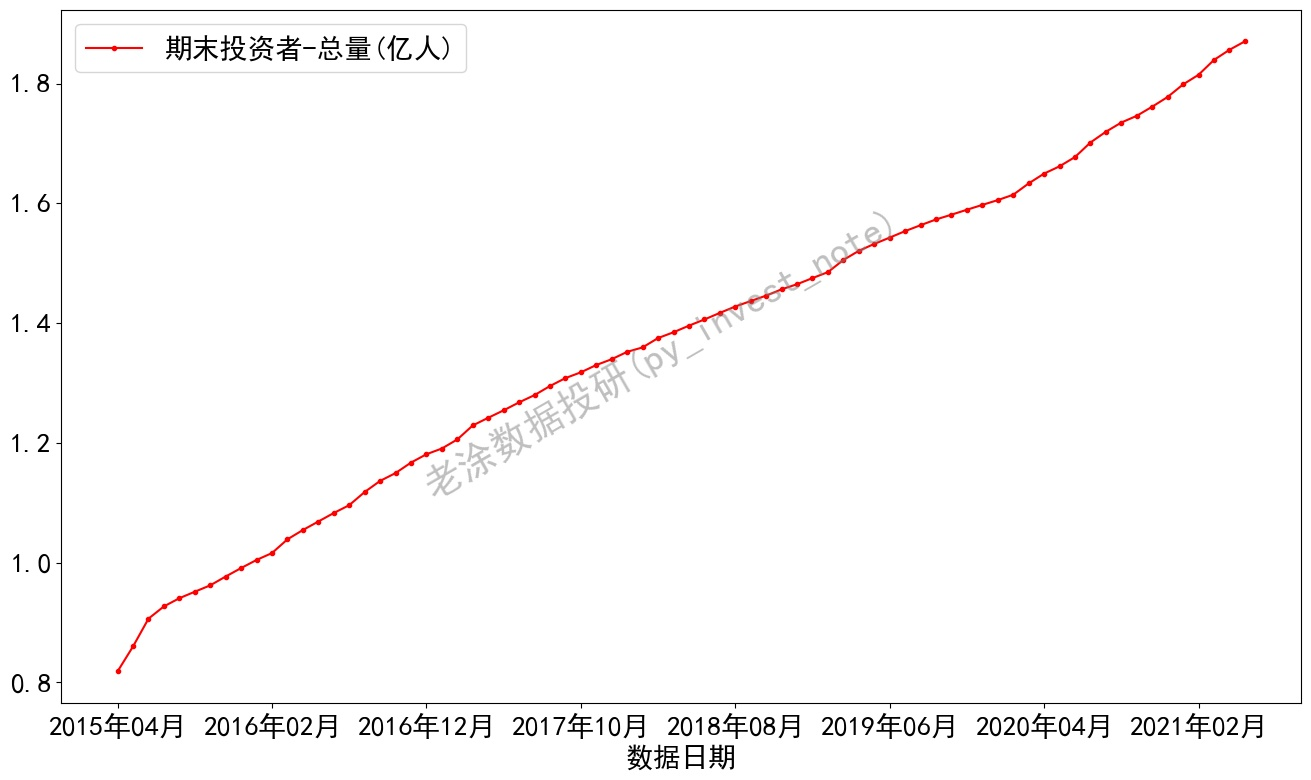

Generate this figure with Python:
# @Site   :  https://github.com/pynote/investnote
# @Author :  老涂数据投研(py_invest_note)

import pandas as pd
import akshare as ak
import matplotlib.pyplot as plt

# 调整输出格式
pd.set_option('display.max_columns', None)
pd.set_option('display.width', None)
pd.set_option('display.max_colwidth', None)
pd.set_option('display.max_rows', None)

plt.rcParams.update({'font.size': 20})

data_name = 'stock_em_account'
pkl_name = '{}.pkl'.format(data_name)
try:
    df = pd.read_pickle(pkl_name)
except FileNotFoundError:
    df = ak.stock_em_account()
    df.to_pickle(pkl_name)

df.set_index('数据日期', inplace=True)
df = df.iloc[::-1]
df['期末投资者-总量'] = df['期末投资者-总量'] / 10000
df['新增投资者-环比'] = pd.to_numeric(df['新增投资者-环比'], errors='coerce')
df['新增投资者-同比'] = pd.to_numeric(df['新增投资者-同比'], errors='coerce')
df['沪深总市值'] = pd.to_numeric(df['沪深总市值'], errors='coerce') / 10000
df['沪深户均市值'] = pd.to_numeric(df['沪深户均市值'], errors='coerce')
print(df)

fig, ax = plt.subplots(figsize=(16, 9))
fig.text(0.5, 0.5, '老涂数据投研(py_invest_note)',
         fontsize=28, color='gray', alpha=0.5,
         ha='center', va='center', rotation='30')
plt.xticks(rotation=60)
df['期末投资者-总量'].plot(style='r.-', ax=ax)
plt.legend(['期末投资者-总量(亿人)'], loc='upper left')
plt.savefig('investor.jpg', bbox_inches='tight')

plt.clf()
ax1 = df['沪深总市值'].plot(figsize=(16, 9), style='r.-')
plt.legend(['沪深总市值(万亿元)'], loc='upper left', bbox_to_anchor=(0.1, 1.0))
ax2 = ax1.twinx()
ax2.spines['right'].set_position(('axes', 1.0))
df['沪深户均市值'].plot(ax=ax2, style='bo-')
plt.legend(['沪深户均市值(万元)'], loc='upper left', bbox_to_anchor=(0.5, 1.0))
plt.gcf().text(0.5, 0.5, '老涂数据投研(py_invest_note)',
               fontsize=28, color='gray', alpha=0.5,
               ha='center', va='center', rotation='30')
plt.savefig('market_value.jpg', bbox_inches='tight')
